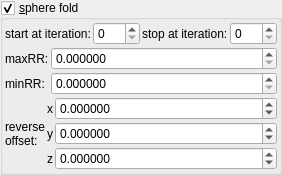
    <widget class="MyGroupBox" name="groupCheck_transf_function_enabledF_false">
     <property name="title">
      <string>&amp;sphere fold</string>
     </property>
     <property name="checkable">
      <bool>true</bool>
     </property>
     <layout class="QVBoxLayout" name="verticalLayout_12" stretch="0,0,0">
      <property name="spacing">
       <number>2</number>
      </property>
      <property name="leftMargin">
       <number>2</number>
      </property>
      <property name="topMargin">
       <number>2</number>
      </property>
      <property name="rightMargin">
       <number>2</number>
      </property>
      <property name="bottomMargin">
       <number>2</number>
      </property>
      <item>
       <layout class="QGridLayout" name="gridLayout_68">
        <property name="spacing">
         <number>2</number>
        </property>
        <item row="0" column="2">
         <widget class="QLabel" name="label_262">
          <property name="text">
           <string>stop at iteration:</string>
          </property>
         </widget>
        </item>
        <item row="0" column="0">
         <widget class="QLabel" name="label_254">
          <property name="text">
           <string>start at iteration:</string>
          </property>
         </widget>
        </item>
        <item row="0" column="3">
         <widget class="MySpinBox" name="spinboxInt_transf_stop_iterations_F">
          <property name="sizePolicy">
           <sizepolicy hsizetype="Minimum" vsizetype="Maximum">
            <horstretch>0</horstretch>
            <verstretch>0</verstretch>
           </sizepolicy>
          </property>
          <property name="maximum">
           <number>999</number>
          </property>
         </widget>
        </item>
        <item row="0" column="1">
         <widget class="MySpinBox" name="spinboxInt_transf_start_iterations_F">
          <property name="sizePolicy">
           <sizepolicy hsizetype="Minimum" vsizetype="Maximum">
            <horstretch>0</horstretch>
            <verstretch>0</verstretch>
           </sizepolicy>
          </property>
          <property name="maximum">
           <number>999</number>
          </property>
         </widget>
        </item>
       </layout>
      </item>
      <item>
       <layout class="QGridLayout" name="gridLayout_71" columnstretch="0,0,1">
        <property name="spacing">
         <number>2</number>
        </property>
        <item row="1" column="2">
         <widget class="MyDoubleSpinBox" name="spinbox_transf_minimum_radius_0">
          <property name="sizePolicy">
           <sizepolicy hsizetype="Minimum" vsizetype="Maximum">
            <horstretch>0</horstretch>
            <verstretch>0</verstretch>
           </sizepolicy>
          </property>
          <property name="prefix">
           <string/>
          </property>
          <property name="suffix">
           <string/>
          </property>
          <property name="decimals">
           <number>6</number>
          </property>
          <property name="minimum">
           <double>0.000000000000000</double>
          </property>
          <property name="maximum">
           <double>999.999000000000024</double>
          </property>
          <property name="singleStep">
           <double>0.100000000000000</double>
          </property>
         </widget>
        </item>
        <item row="0" column="2">
         <widget class="MyDoubleSpinBox" name="spinbox_transf_maxR2_1">
          <property name="sizePolicy">
           <sizepolicy hsizetype="Minimum" vsizetype="Maximum">
            <horstretch>0</horstretch>
            <verstretch>0</verstretch>
           </sizepolicy>
          </property>
          <property name="prefix">
           <string/>
          </property>
          <property name="suffix">
           <string/>
          </property>
          <property name="decimals">
           <number>6</number>
          </property>
          <property name="minimum">
           <double>0.000000000000000</double>
          </property>
          <property name="maximum">
           <double>999.999000000000024</double>
          </property>
          <property name="singleStep">
           <double>0.100000000000000</double>
          </property>
         </widget>
        </item>
        <item row="1" column="1">
         <widget class="QLabel" name="label_47">
          <property name="text">
           <string>minRR:</string>
          </property>
         </widget>
        </item>
        <item row="0" column="1">
         <widget class="QLabel" name="label_16">
          <property name="text">
           <string>maxRR:</string>
          </property>
         </widget>
        </item>
       </layout>
      </item>
      <item>
       <layout class="QGridLayout" name="gridLayout_69" columnstretch="0,0,0,1">
        <property name="spacing">
         <number>2</number>
        </property>
        <item row="2" column="2">
         <widget class="QLabel" name="label_129">
          <property name="text">
           <string notr="true">z</string>
          </property>
         </widget>
        </item>
        <item row="1" column="2">
         <widget class="QLabel" name="label_130">
          <property name="text">
           <string notr="true">y</string>
          </property>
         </widget>
        </item>
        <item row="0" column="2">
         <widget class="QLabel" name="label_131">
          <property name="text">
           <string notr="true">x</string>
          </property>
         </widget>
        </item>
        <item row="0" column="3">
         <widget class="MyDoubleSpinBox" name="spinbox3_mandelbox_offset_x">
          <property name="sizePolicy">
           <sizepolicy hsizetype="Minimum" vsizetype="Maximum">
            <horstretch>0</horstretch>
            <verstretch>0</verstretch>
           </sizepolicy>
          </property>
          <property name="prefix">
           <string/>
          </property>
          <property name="suffix">
           <string/>
          </property>
          <property name="decimals">
           <number>6</number>
          </property>
          <property name="minimum">
           <double>-100.000000000000000</double>
          </property>
          <property name="maximum">
           <double>100.000000000000000</double>
          </property>
          <property name="singleStep">
           <double>0.100000000000000</double>
          </property>
         </widget>
        </item>
        <item row="1" column="3">
         <widget class="MyDoubleSpinBox" name="spinbox3_mandelbox_offset_y">
          <property name="sizePolicy">
           <sizepolicy hsizetype="Minimum" vsizetype="Maximum">
            <horstretch>0</horstretch>
            <verstretch>0</verstretch>
           </sizepolicy>
          </property>
          <property name="prefix">
           <string/>
          </property>
          <property name="suffix">
           <string/>
          </property>
          <property name="decimals">
           <number>6</number>
          </property>
          <property name="minimum">
           <double>-100.000000000000000</double>
          </property>
          <property name="maximum">
           <double>100.000000000000000</double>
          </property>
          <property name="singleStep">
           <double>0.100000000000000</double>
          </property>
         </widget>
        </item>
        <item row="2" column="3">
         <widget class="MyDoubleSpinBox" name="spinbox3_mandelbox_offset_z">
          <property name="sizePolicy">
           <sizepolicy hsizetype="Minimum" vsizetype="Maximum">
            <horstretch>0</horstretch>
            <verstretch>0</verstretch>
           </sizepolicy>
          </property>
          <property name="prefix">
           <string/>
          </property>
          <property name="suffix">
           <string/>
          </property>
          <property name="decimals">
           <number>6</number>
          </property>
          <property name="minimum">
           <double>-100.000000000000000</double>
          </property>
          <property name="maximum">
           <double>100.000000000000000</double>
          </property>
          <property name="singleStep">
           <double>0.100000000000000</double>
          </property>
         </widget>
        </item>
        <item row="0" column="1" rowspan="3">
         <widget class="QLabel" name="label_264">
          <property name="text">
           <string>reverse
offset:</string>
          </property>
         </widget>
        </item>
       </layout>
      </item>
     </layout>
    </widget>
